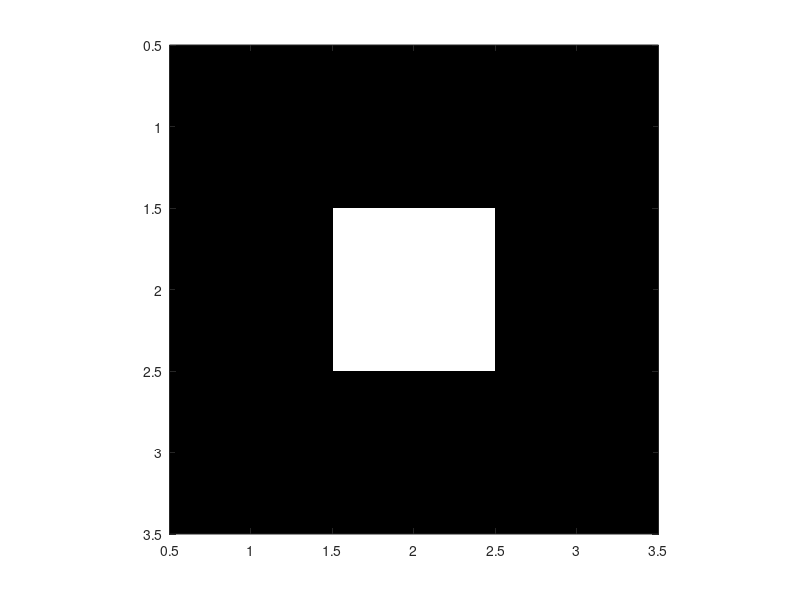

The MATLAB script that drew this image:
function projection3x3oppg5()
    im1 = [0 0 0; 0 1 0; 0 0 0];
    pRows = sum(im1,2); %radprojeksjoner
    pCol = sum(im1,1); %kolonneprojeksjoner
    %%Theta=pi/4
    pPi4(1) = im1(2,1)+im1(3,1)+im1(3,2);
    pPi4(2) = im1(1,1)+im1(2,2)+im1(3,3);
    pPi4(3) = im1(1,2)+im1(2,3)+im1(1,3);
    %%Theta=3pi/4
    p3Pi4(1) = im1(3,2)+im1(3,3)+im1(2,3);
    p3Pi4(2) = im1(1,3)+im1(2,2)+im1(3,1);
    p3Pi4(3) = im1(2,1)+im1(1,1)+im1(1,2);
    %%projeksjonsmatrisa:
    projIm1 = zeros(3);
    %%Deler ut Verdiene:
    projIm1(1,1) = (pRows(1)+pCol(1)+pPi4(2)+p3Pi4(3))/(3);
    projIm1(1,2) = (pRows(1)+pCol(2)+pPi4(3)+p3Pi4(3))/(3);
    projIm1(1,3) = (pRows(1)+pCol(3)+pPi4(2)+p3Pi4(3))/(3);
    projIm1(2,1) = (pRows(2)+pCol(1)+pPi4(1)+p3Pi4(3))/(3);
    projIm1(2,2) = (pRows(2)+pCol(2)+pPi4(2)+p3Pi4(2))/(3);
    projIm1(2,3) = (pRows(2)+pCol(3)+pPi4(3)+p3Pi4(1))/(3);
    projIm1(3,1) = (pRows(3)+pCol(1)+pPi4(1)+p3Pi4(2))/(3);
    projIm1(3,2) = (pRows(3)+pCol(2)+pPi4(1)+p3Pi4(1))/(3);
    projIm1(3,3) = (pRows(3)+pCol(3)+pPi4(2)+p3Pi4(1))/(3);
    %plot av figur.
    disp(projIm1);
    totalSum = sum(sum(projIm1));
    projIm1 = projIm1/totalSum;
    disp(sum(projIm1));
    disp(projIm1);
    h = figure; imagesc(projIm1), colormap('gray'), axis square, drawnow;
    %saveTightFigure(h,'oppg5');
end